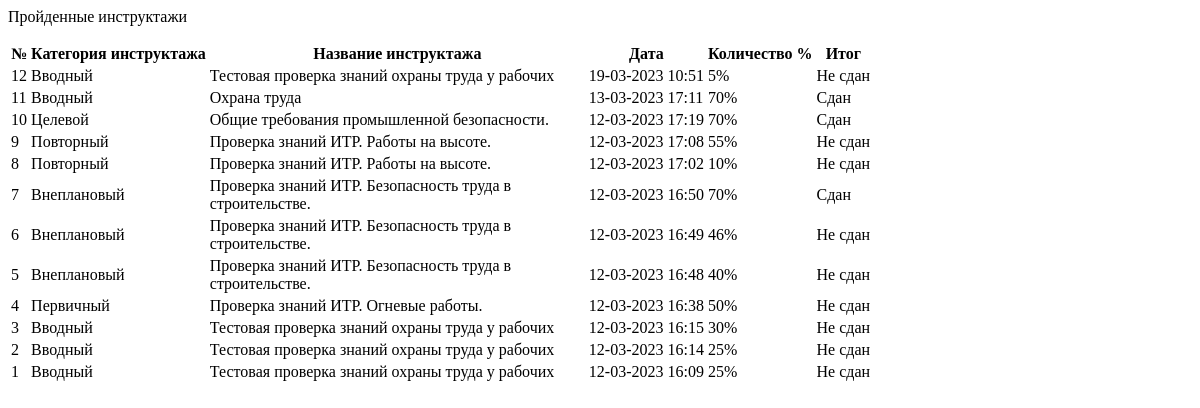
The app's page /account/profile/passed_inst/ (signed in), older data.
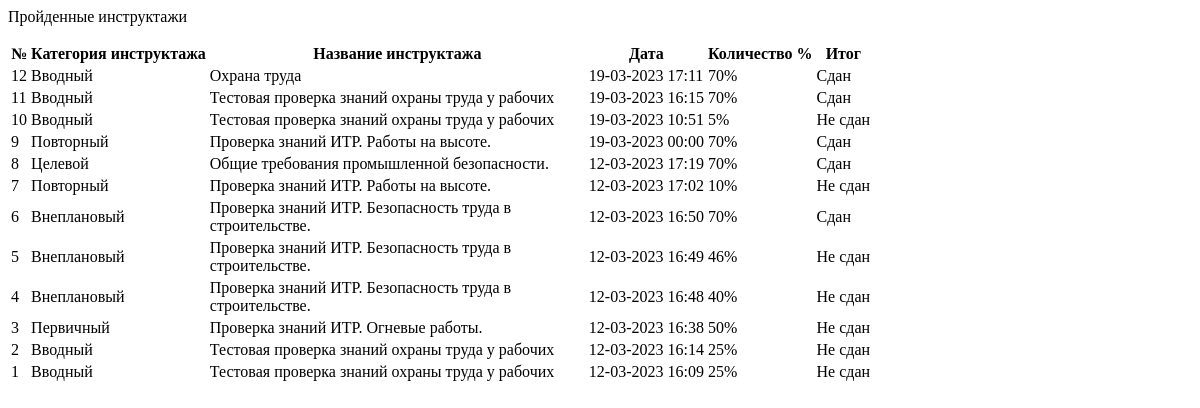
The same page, newer data.
### initru/models.py (models this page shows, shortened)
class res(models.Model):
    user  = models.ForeignKey( CustomUser, on_delete=models.CASCADE, verbose_name='Пользователь')
    instruction  = models.ForeignKey( inst, on_delete=models.CASCADE, verbose_name='Инструктаж')
    quiz = models.ForeignKey(test, on_delete=models.CASCADE, verbose_name= 'Тест')
    date_instruction = models.DateTimeField( 'Дата прохождения инструктажа')
    date_instruction_end = models.DateField('Повторное прохождение', null=True)
    result = models.IntegerField( 'Результат в %')
    mark = models.CharField('Прошел', max_length=255)
    class Meta:
        verbose_name = 'Результат'
        verbose_name_plural = 'Результаты'

class inst(models.Model):
    name_instruction = models.CharField(
        'Название инструктажа',
        max_length=64
    )
    date_period = models.IntegerField(
        'Период инструктажа'
    )
    def __str__(self):
        return f'{self.name_instruction}'
    class Meta:
        verbose_name = 'Инструктаж'
        verbose_name_plural = 'Инструктажи'

class test(models.Model):
    instruction = models.ForeignKey( inst, on_delete=models.CASCADE, verbose_name='Инструктаж' )
    name_test = models.CharField( 'Название теста инструктажа', max_length=125 )
    number_of_questions = models.IntegerField('Количество вопросов') ##
    time = models.IntegerField('Ограничение по времени') ##
    required_score_to_pass = models.IntegerField('Рекомендуемый балл в %', help_text='Рекомендуемый балл в %')
    type_user  = models.ForeignKey(typeuser, on_delete=models.CASCADE, verbose_name='Тип пользователя')
    file = models.FileField( 'Файл к тесту', upload_to='instr/', null=True, blank=True)
    class Meta:
        verbose_name = 'Тест'
        verbose_name_plural = 'Тесты'

### initru/views.py (the view)
# urls.py: path('account/profile/passed_inst/', passedView, name="passed_brief_view"),
@login_required
def passedView(request):
    page_name = 'passed_inst.html'
    obj_res = res.objects.filter(user= request.user).order_by("-date_instruction")
    values = {
        'obj':obj_res
    }
    return render(request, page_name, values)

### initru/templates/passed_inst.html
{% load static %}
<div style = 'max-width: 920px;'>
    <p class='text-uppercase text-secondary' style="font-family: 'Inter-Bold';">Пройденные инструктажи</p>
    <div>
        <table class = 'table table-hover table-sm'>
            <thead >
                <tr>
                    <th class = 'text-secondary' scope="col">№</th>
                    <th class = 'text-secondary' scope="col">Категория инструктажа</th>
                    <th class = 'text-secondary' scope="col">Название инструктажа</th>
                    <th class = 'text-secondary' scope="col">Дата</th>
                    <th class = 'text-secondary' scope="col">Количество %</th>
                    <th class='text-center text-secondary' scope="col">Итог</th>
                </tr>
            </thead>
            <tbody>
                {% for o in obj %}
                    <tr>
                        <td>{{ forloop.revcounter }}</td>
                        <td>{{ o.instruction }}</td>
                        <td style = 'max-width: 375px;'>{{ o.quiz.name_test }}</td>
                        <td>{{ o.date_instruction|date:'d-m-Y H:i' }}</td>
                        <td class = 'text-center'>{{ o.result }}%</td>
                        {% if o.mark == 'Не сдан' %}
                        <td class ='bg-danger text-white text-center'>
                            {{ o.mark }}
                        </td>
                        {% else %}
                        <td class = 'bg-success text-white text-center'>
                            {{ o.mark }}
                        </td>
                        {% endif %}
                    </tr>
                {% empty %}
                    <p style='font-family: "Inter-Bold"; color:#E7882B;'>Пока пусто.</p>
                {% endfor %}
            </tbody>
        </table>
    </div>
</div>

Row changes from the older to the newer data that the page shows:
changed res "Охрана труда": date_instruction "13-03-2023 17:11" → "19-03-2023 17:11"; moves up the list
changed res (number 2 of 12 on the later page): date_instruction "12-03-2023 16:15" → "19-03-2023 16:15"; result "30" → "70"; mark "Не сдан" → "Сдан"; moves up the list
changed res (number 4 of 12 on the later page): date_instruction "12-03-2023 17:08" → "19-03-2023 00:00"; result "55" → "70"; mark "Не сдан" → "Сдан"; moves down the list
